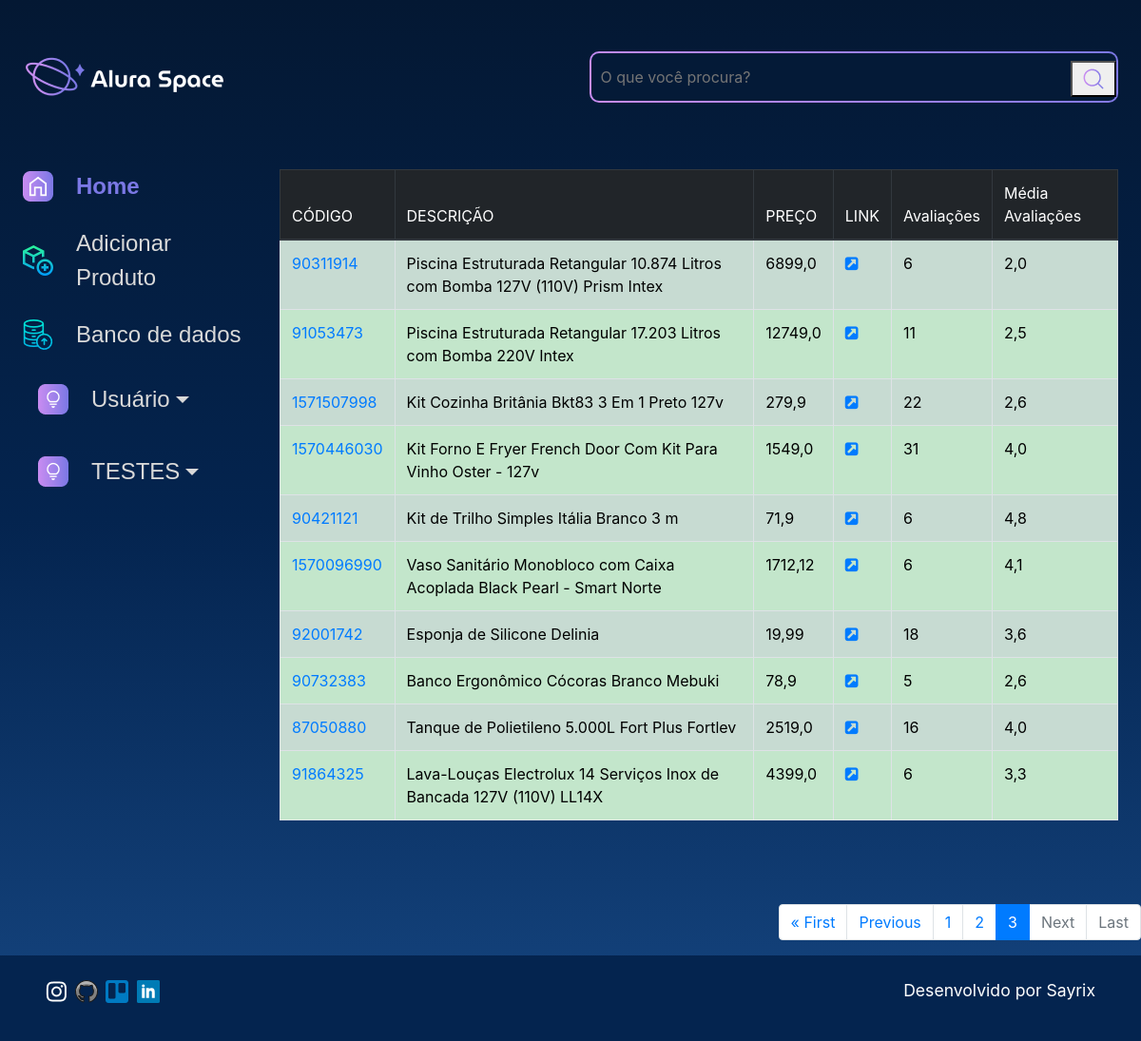
The page /dados?page=4 on the database as committed earlier.
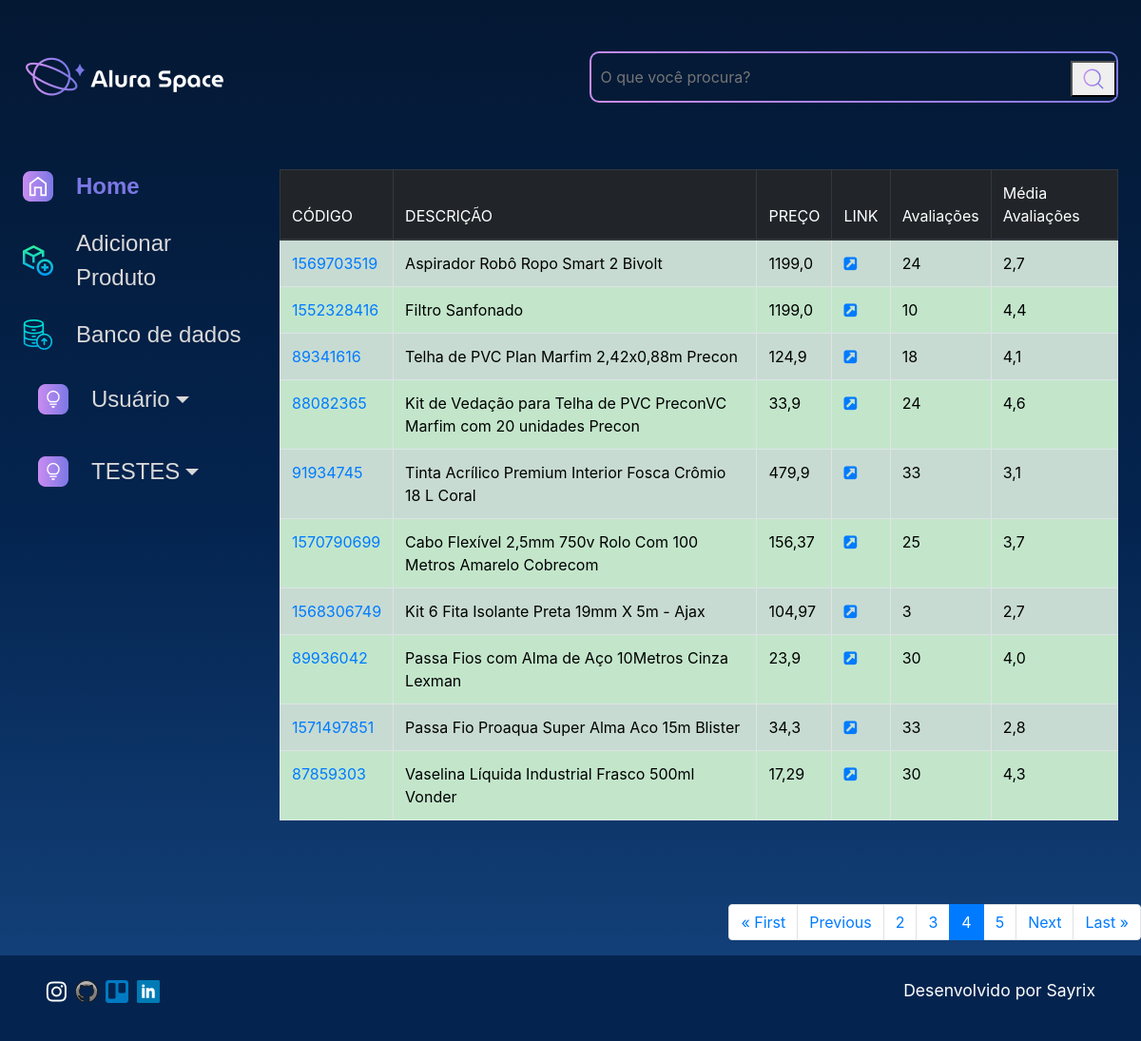
The same page on the database as committed later.
### produtos/models.py (models this page shows, shortened)
class Produto(models.Model):
    lm = models.CharField(max_length=20, primary_key=True, null=False, blank=False)
    titulo = models.CharField(max_length=130, null=False, blank=False)
    preco = models.FloatField(max_length=10, null=False, blank=False)
    link = models.CharField(max_length=250, null=False, blank=False)
    avaliacoes = models.IntegerField(null=False, blank=False)
    media_avaliacoes = models.FloatField(max_length=4, null=False, blank=False)
    data_produto = models.DateTimeField(default=datetime.now, blank=False)
    foto = models.ImageField(blank=True)
    info_produto = models.CharField(max_length=1000, null=False, blank=False)
    usuario = models.ForeignKey(
        to=User,
        on_delete=models.SET_NULL,
        null=True,
        blank=False,
        related_name="user",
    )

### produtos/views.py (the view)
# urls.py: path('dados', dados, name='dados'),
def dados(request):
    dados = Produto.objects.all()
    p = Paginator(Produto.objects.all(), 10)
    page = request.GET.get('page')
    dados_organizados = p.get_page(page)
    nums = "i" * dados_organizados.paginator.num_pages
    return render(request, 'produtos/dados.html', {'dados': dados, 'dados_organizados': dados_organizados, 'nums': nums})

### templates/produtos/dados.html (shortened to what this page needs)
{% extends 'produtos/base.html' %}
{% load static %}
{% block content %}
        <section>
            <table class="table table-striped table-bordered table-hover">
                <thead class="thead-dark">
                    <tr>
                        <th scope="col">CÓDIGO</th>
                        <th scope="col">DESCRIÇÃO</th>
                        <th scope="col">PREÇO</th>
                        <th scope="col">LINK</th>
                        <th scope="col">Avaliações</th>
                        <th scope="col">Média Avaliações</th>
                    </tr>
                </thead>
                <tbody>
                    {% if dados %}
                    {% for dado in dados_organizados %}
                    <tr class="table-success">
                        <td><a href="{% url 'detalhe_produto' %}?lm={{ dado.lm}}&titulo={{dado.titulo}}&foto={{dado.foto}}" target="_blank">{{ dado.lm }}</a></td>
                        <td>{{ dado.titulo }}</td>
                        <td>{{ dado.preco }}</td>
                        <td><a href="{{ dado.link }}" target="_blank"><i class="fa fa-external-link-square" aria-hidden="true"></i></a></td>
                        <td>{{ dado.avaliacoes }}</td>
                        <td>{{ dado.media_avaliacoes }}</td>
                    </tr>
                    {% endfor %}
                    {%endif%}
                </tbody>
            </table>
        </section>
    </div>
    <br/></br/>
    <nav aria-label="Page navigation example">
        <ul class="pagination justify-content-end">
            {% if dados_organizados.has_previous %}
                <li class="page-item"><a class="page-link" href="?page=1">&laquo First</a></li>
                <li class="page-item"><a class="page-link" href="?page={{dados_organizados.previous_page_number}}">Previous</a></li>
            {% elif not dados_organizados.has_previous %}
                <li class="page-item disabled"><a class="page-link" href="">First</a></li>
                <li class="page-item disabled"><a class="page-link" href="">Previous</a></li>
            {% endif %}
            {% for n in dados_organizados.paginator.page_range %}
                {% if dados_organizados.number == n %}
                    <li class="page-item active">
                    <span class="page-link">{{ n }}</span>
                    </li>
                {% elif n > dados_organizados.number|add:'-3' and n < dados_organizados.number|add:'3' %}
                    <li class="page-item"><a class="page-link" href="?page={{ n }}">{{ n }}</a></li>
                {% endif %}
            {% endfor %}
            {% if dados_organizados.has_next %}
                <li class="page-item"><a class="page-link" href="?page={{ dados_organizados.next_page_number}}"> Next</a></li>
                <li class="page-item"><a class="page-link" href="?page={{ dados_organizados.paginator.num_pages}}"> Last &raquo </a></li>
                {% elif not dados_organizados.has_next %}
                    <li class="page-item disabled"><a class="page-link" href="">Next</a></li>
                    <li class="page-item disabled"><a class="page-link" href="">Last</a></li>
            {% endif %}
        </ul>
    </nav>
{% endblock %}

Rows that differ between the two databases and show on the page:
no longer on this page (row unchanged): Produto: lm "90311914", titulo "Piscina Estruturada Retangular 10.874 Litros com Bomba 127V (110V) Prism Intex", preco "6899,0", avaliacoes "6", media_avaliacoes "2,0"
no longer on this page (row unchanged): Produto: lm "91053473", titulo "Piscina Estruturada Retangular 17.203 Litros com Bomba 220V Intex", preco "12749,0", avaliacoes "11", media_avaliacoes "2,5"
no longer on this page (row unchanged): Produto: lm "1571507998", titulo "Kit Cozinha Britânia Bkt83 3 Em 1 Preto 127v", preco "279,9", avaliacoes "22", media_avaliacoes "2,6"
no longer on this page (row unchanged): Produto: lm "1570446030", titulo "Kit Forno E Fryer French Door Com Kit Para Vinho Oster - 127v", preco "1549,0", avaliacoes "31", media_avaliacoes "4,0"
no longer on this page (row unchanged): Produto: lm "90421121", titulo "Kit de Trilho Simples Itália Branco 3 m", preco "71,9", avaliacoes "6", media_avaliacoes "4,8"
no longer on this page (row unchanged): Produto: lm "1570096990", titulo "Vaso Sanitário Monobloco com Caixa Acoplada Black Pearl - Smart Norte", preco "1712,12", avaliacoes "6", media_avaliacoes "4,1"
no longer on this page (row unchanged): Produto: lm "92001742", titulo "Esponja de Silicone Delinia", preco "19,99", avaliacoes "18", media_avaliacoes "3,6"
no longer on this page (row unchanged): Produto: lm "90732383", titulo "Banco Ergonômico Cócoras Branco Mebuki", preco "78,9", avaliacoes "5", media_avaliacoes "2,6"
no longer on this page (row unchanged): Produto: lm "87050880", titulo "Tanque de Polietileno 5.000L Fort Plus Fortlev", preco "2519,0", avaliacoes "16", media_avaliacoes "4,0"
no longer on this page (row unchanged): Produto: lm "91864325", titulo "Lava-Louças Electrolux 14 Serviços Inox de Bancada 127V (110V) LL14X", preco "4399,0", avaliacoes "6", media_avaliacoes "3,3"
added Produto: lm "1569703519", titulo "Aspirador Robô Ropo Smart 2 Bivolt", preco "1199,0", avaliacoes "24", media_avaliacoes "2,7"
added Produto: lm "1552328416", titulo "Filtro Sanfonado", preco "1199,0", avaliacoes "10", media_avaliacoes "4,4"
added Produto: lm "89341616", titulo "Telha de PVC Plan Marfim 2,42x0,88m Precon", preco "124,9", avaliacoes "18", media_avaliacoes "4,1"
added Produto: lm "88082365", titulo "Kit de Vedação para Telha de PVC PreconVC Marfim com 20 unidades Precon", preco "33,9", avaliacoes "24", media_avaliacoes "4,6"
added Produto: lm "91934745", titulo "Tinta Acrílico Premium Interior Fosca Crômio 18 L Coral", preco "479,9", avaliacoes "33", media_avaliacoes "3,1"
added Produto: lm "1570790699", titulo "Cabo Flexível 2,5mm 750v Rolo Com 100 Metros Amarelo Cobrecom", preco "156,37", avaliacoes "25", media_avaliacoes "3,7"
added Produto: lm "1568306749", titulo "Kit 6 Fita Isolante Preta 19mm X 5m - Ajax", preco "104,97", avaliacoes "3", media_avaliacoes "2,7"
added Produto: lm "89936042", titulo "Passa Fios com Alma de Aço 10Metros Cinza Lexman", preco "23,9", avaliacoes "30", media_avaliacoes "4,0"
added Produto: lm "1571497851", titulo "Passa Fio Proaqua Super Alma Aco 15m Blister", preco "34,3", avaliacoes "33", media_avaliacoes "2,8"
added Produto: lm "87859303", titulo "Vaselina Líquida Industrial Frasco 500ml Vonder", preco "17,29", avaliacoes "30", media_avaliacoes "4,3"
Other text that changed with them:
list line gone: "3"
new list line: "3"
new list line: "4"
new list line: "5"
text no longer shown: "Last"
text now shown: "Last »"
list line gone: "1"
